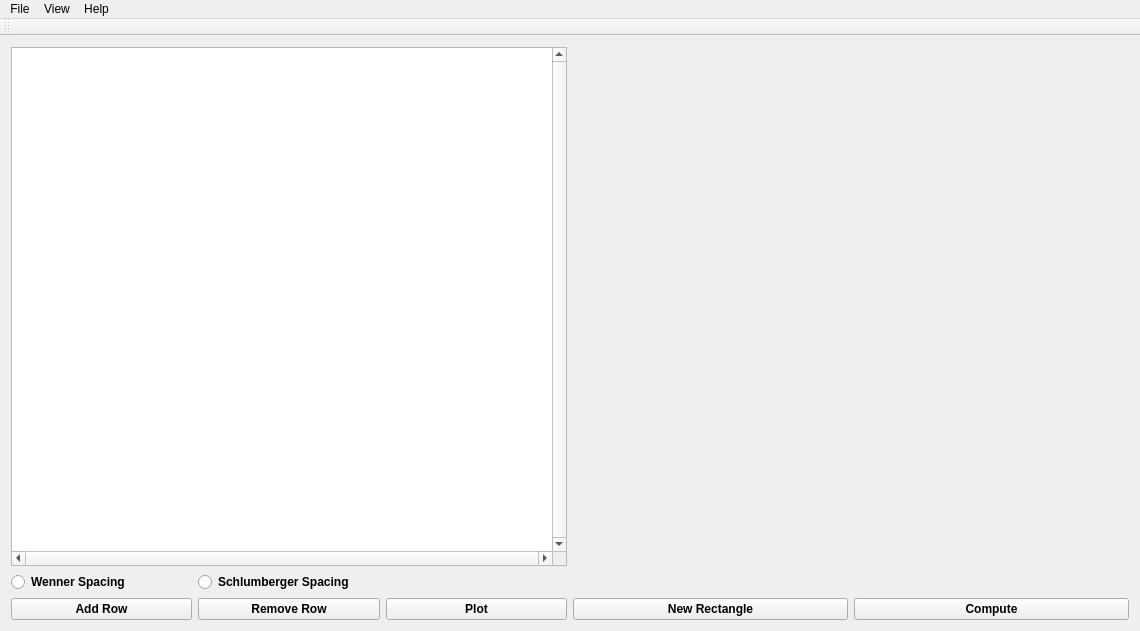
<?xml version="1.0" encoding="UTF-8"?>
<ui version="4.0">
 <class>MainWindow</class>
 <widget class="QMainWindow" name="MainWindow">
  <property name="geometry">
   <rect>
    <x>0</x>
    <y>0</y>
    <width>1140</width>
    <height>631</height>
   </rect>
  </property>
  <property name="sizePolicy">
   <sizepolicy hsizetype="Expanding" vsizetype="Expanding">
    <horstretch>0</horstretch>
    <verstretch>0</verstretch>
   </sizepolicy>
  </property>
  <property name="windowTitle">
   <string>Depth to Water for Water4</string>
  </property>
  <widget class="QWidget" name="centralWidget">
   <property name="sizePolicy">
    <sizepolicy hsizetype="Expanding" vsizetype="Expanding">
     <horstretch>0</horstretch>
     <verstretch>0</verstretch>
    </sizepolicy>
   </property>
   <property name="font">
    <font>
     <weight>75</weight>
     <bold>true</bold>
    </font>
   </property>
   <layout class="QGridLayout" name="gridLayout_3">
    <item row="0" column="0">
     <layout class="QGridLayout" name="gridLayout_2">
      <item row="0" column="0">
       <layout class="QVBoxLayout" name="verticalLayout_4">
        <item>
         <widget class="QTableView" name="tableViewWidget">
          <property name="enabled">
           <bool>true</bool>
          </property>
          <property name="minimumSize">
           <size>
            <width>550</width>
            <height>500</height>
           </size>
          </property>
          <property name="font">
           <font>
            <weight>75</weight>
            <bold>true</bold>
           </font>
          </property>
          <property name="mouseTracking">
           <bool>true</bool>
          </property>
          <property name="verticalScrollBarPolicy">
           <enum>Qt::ScrollBarAlwaysOn</enum>
          </property>
          <property name="horizontalScrollBarPolicy">
           <enum>Qt::ScrollBarAlwaysOn</enum>
          </property>
          <property name="sizeAdjustPolicy">
           <enum>QAbstractScrollArea::AdjustToContents</enum>
          </property>
          <property name="showGrid">
           <bool>true</bool>
          </property>
          <property name="wordWrap">
           <bool>false</bool>
          </property>
         </widget>
        </item>
        <item>
         <layout class="QGridLayout" name="gridLayout">
          <item row="1" column="1">
           <widget class="QPushButton" name="removeRowButton">
            <property name="text">
             <string>Remove Row</string>
            </property>
           </widget>
          </item>
          <item row="1" column="0">
           <widget class="QPushButton" name="addRowButton">
            <property name="text">
             <string>Add Row</string>
            </property>
           </widget>
          </item>
          <item row="1" column="2">
           <widget class="QPushButton" name="plotButton">
            <property name="text">
             <string>Plot</string>
            </property>
           </widget>
          </item>
          <item row="0" column="1" colspan="2">
           <widget class="QRadioButton" name="schlumbergerRadioButton">
            <property name="text">
             <string>Schlumberger Spacing</string>
            </property>
           </widget>
          </item>
          <item row="0" column="0">
           <widget class="QRadioButton" name="wennerRadioButton">
            <property name="text">
             <string>Wenner Spacing</string>
            </property>
           </widget>
          </item>
         </layout>
        </item>
       </layout>
      </item>
      <item row="0" column="1">
       <layout class="QVBoxLayout" name="verticalLayout_5">
        <item>
         <widget class="QWidget" name="figureViewWidget" native="true">
          <property name="sizePolicy">
           <sizepolicy hsizetype="Expanding" vsizetype="Expanding">
            <horstretch>0</horstretch>
            <verstretch>0</verstretch>
           </sizepolicy>
          </property>
          <property name="minimumSize">
           <size>
            <width>550</width>
            <height>500</height>
           </size>
          </property>
          <property name="mouseTracking">
           <bool>true</bool>
          </property>
          <layout class="QVBoxLayout" name="mplvl"/>
         </widget>
        </item>
        <item>
         <layout class="QHBoxLayout" name="horizontalLayout">
          <item>
           <widget class="QPushButton" name="newRectangleButton">
            <property name="text">
             <string>New Rectangle</string>
            </property>
           </widget>
          </item>
          <item>
           <widget class="QPushButton" name="computeButton">
            <property name="text">
             <string>Compute</string>
            </property>
           </widget>
          </item>
         </layout>
        </item>
       </layout>
      </item>
     </layout>
    </item>
   </layout>
  </widget>
  <widget class="QToolBar" name="mainToolBar">
   <attribute name="toolBarArea">
    <enum>TopToolBarArea</enum>
   </attribute>
   <attribute name="toolBarBreak">
    <bool>false</bool>
   </attribute>
  </widget>
  <widget class="QMenuBar" name="menuBar">
   <property name="geometry">
    <rect>
     <x>0</x>
     <y>0</y>
     <width>1140</width>
     <height>22</height>
    </rect>
   </property>
   <widget class="QMenu" name="menuFile">
    <property name="title">
     <string>File</string>
    </property>
    <addaction name="actionNew"/>
    <addaction name="separator"/>
    <addaction name="actionSave_as_CSV"/>
    <addaction name="separator"/>
    <addaction name="actionSave_table_as_csv"/>
    <addaction name="actionSave_plot_as_png"/>
    <addaction name="separator"/>
    <addaction name="actionExit_2"/>
   </widget>
   <widget class="QMenu" name="menuView">
    <property name="title">
     <string>View</string>
    </property>
    <addaction name="actionOne_Window"/>
    <addaction name="actionMulti_Windows"/>
   </widget>
   <widget class="QMenu" name="menuHelp">
    <property name="title">
     <string>Help</string>
    </property>
    <addaction name="actionWebsite"/>
    <addaction name="actionAbout"/>
   </widget>
   <addaction name="menuFile"/>
   <addaction name="menuView"/>
   <addaction name="menuHelp"/>
  </widget>
  <action name="actionFiles">
   <property name="text">
    <string>Files</string>
   </property>
  </action>
  <action name="actionNew">
   <property name="checkable">
    <bool>true</bool>
   </property>
   <property name="checked">
    <bool>true</bool>
   </property>
   <property name="text">
    <string>New</string>
   </property>
  </action>
  <action name="actionSave">
   <property name="text">
    <string>Save</string>
   </property>
  </action>
  <action name="actionExit">
   <property name="text">
    <string>Exit</string>
   </property>
  </action>
  <action name="actionOne_Window">
   <property name="text">
    <string>One Window</string>
   </property>
  </action>
  <action name="actionMulti_Windows">
   <property name="text">
    <string>Multi Windows</string>
   </property>
  </action>
  <action name="actionWebsite">
   <property name="text">
    <string>Website</string>
   </property>
  </action>
  <action name="actionAbout">
   <property name="text">
    <string>About</string>
   </property>
  </action>
  <action name="actionSave_as_CSV">
   <property name="text">
    <string>Save project</string>
   </property>
  </action>
  <action name="actionSave_as_docx">
   <property name="text">
    <string>Save table as .csv</string>
   </property>
  </action>
  <action name="actionSave_table_as_csv">
   <property name="text">
    <string>Save table as .csv</string>
   </property>
  </action>
  <action name="actionSave_table_as_xlsx">
   <property name="text">
    <string>Save table as .xlsx</string>
   </property>
  </action>
  <action name="actionSave_plot_as_png">
   <property name="text">
    <string>Save plot as .png</string>
   </property>
  </action>
  <action name="actionExit_2">
   <property name="text">
    <string>Exit</string>
   </property>
  </action>
 </widget>
 <layoutdefault spacing="6" margin="11"/>
 <resources/>
 <connections/>
</ui>
